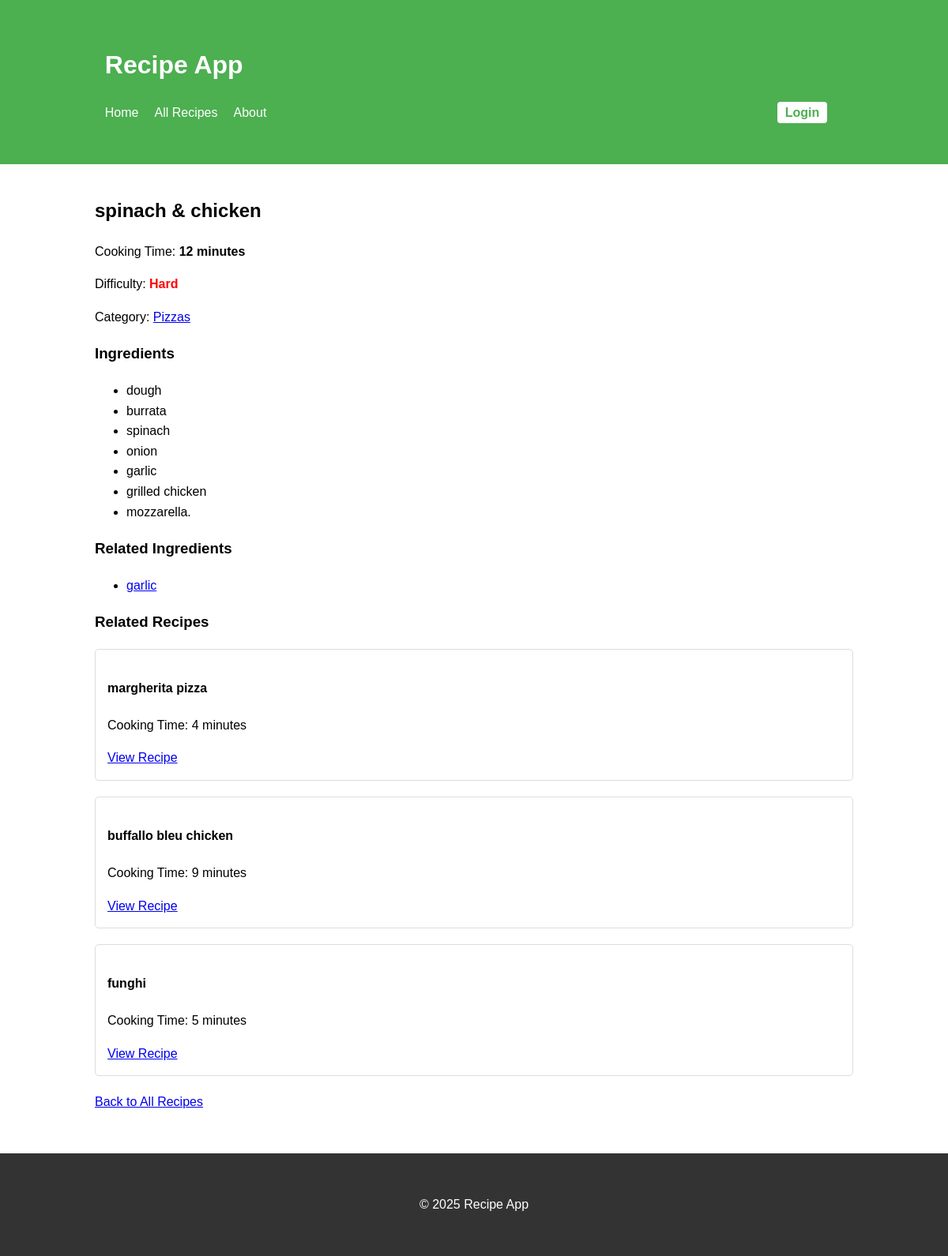
The page /recipes/2/ on the database its author committed.
### recipes/models.py (models this page shows, shortened)
class Recipe(models.Model):
    name = models.CharField(max_length=100)
    cooking_time = models.IntegerField()
    ingredients = models.TextField()  # basic compatibility
    category = models.ForeignKey('categories.Category',
                               on_delete=models.SET_NULL,
                               null=True, blank=True,
                               related_name='recipes')
    ingredient_list = models.ManyToManyField('ingredients.Ingredient',
                                           blank=True,
                                           related_name='used_in')
    def get_ingredients_list(self):
        return self.ingredients.split(',') if self.ingredients else [] #we use this to get the list of ingredients via split because the ingredients are stored as a string in the database
    def calculate_difficulty(self):
        cooking_time = self.cooking_time
        num_ingredients = len(self.get_ingredients_list())
        TIME_THRESHOLD = 10
        INGREDIENT_THRESHOLD = 3
        if cooking_time < TIME_THRESHOLD:
            if num_ingredients < INGREDIENT_THRESHOLD:
                return "Easy"
            else:
                return "Medium"
        else:
            if num_ingredients >= INGREDIENT_THRESHOLD:
                return "Hard"
            else:
                return "Intermediate"

### categories/models.py (models this page shows, shortened)
class Category(models.Model):
    name = models.CharField(max_length=100)
    description = models.TextField(blank=True, null=True)
    class Meta:
        ordering = ['name']
        verbose_name = 'category'
        verbose_name_plural = 'categories'

### ingredients/models.py (models this page shows, shortened)
class Ingredient(models.Model):
    name = models.CharField(max_length=100, unique=True)
    notes = models.TextField(blank=True, null=True)
    class Meta:
        ordering = ['name']
        verbose_name = 'ingredient'
        verbose_name_plural = 'ingredients'

### recipes/views.py (the view)
# urls.py: path('recipes/<int:pk>/', views.RecipeDetailView.as_view(), name='recipe-detail'),
class RecipeDetailView(DetailView):
    model = Recipe
    template_name = 'recipes/recipe_detail.html'
    context_object_name = 'recipe'
    def get_context_data(self, **kwargs):
        context = super().get_context_data(**kwargs)
        recipe = self.get_object()
        context['ingredients_list'] = recipe.get_ingredients_list()
        context['difficulty'] = recipe.calculate_difficulty()
        context['related_recipes'] = Recipe.objects.filter(
            category=recipe.category
        ).exclude(id=recipe.id)[:3]  # 3 related recipes
        return context

### recipes/templates/recipes/recipe_detail.html (shortened to what this page needs)
<!DOCTYPE html>
{% extends 'recipes/base.html' %}
{% block content %}
    <div class="recipe-detail">
        <h2>{{ recipe.name }}</h2>
        <div class="recipe-meta">
            <p>Cooking Time: <strong>{{ recipe.cooking_time }} minutes</strong></p>
            <p>Difficulty: <strong class="difficulty-{{ difficulty|lower }}">{{ difficulty }}</strong></p>
            {% if recipe.category %}
                <p>Category: <a href="{% url 'category-detail' recipe.category.id %}">{{ recipe.category.name }}</a></p>
            {% endif %}
        </div>
        <div class="recipe-ingredients">
            <h3>Ingredients</h3>
            <ul>
                {% for ingredient in ingredients_list %}
                    <li>{{ ingredient }}</li>
                {% endfor %}
            </ul>
        </div>
        <div class="recipe-related-ingredients">
            <h3>Related Ingredients</h3>
            {% if recipe.ingredient_list.all %}
                <ul>
                    {% for ingredient in recipe.ingredient_list.all %}
                        <li>
                            <a href="{% url 'ingredient-detail' ingredient.id %}">{{ ingredient.name }}</a>
                        </li>
                    {% endfor %}
                </ul>
            {% else %}
                <p>No related ingredients.</p>
            {% endif %}
        </div>
        {% if related_recipes %}
            <div class="related-recipes">
                <h3>Related Recipes</h3>
                <div class="recipes-list">
                    {% for related in related_recipes %}
                        <div class="recipe-card">
                            <h4>{{ related.name }}</h4>
                            <p>Cooking Time: {{ related.cooking_time }} minutes</p>
                            <a href="{% url 'recipe-detail' related.id %}">View Recipe</a>
                        </div>
                    {% endfor %}
                </div>
            </div>
        {% endif %}
        <a href="{% url 'recipe-list' %}" class="back-link">Back to All Recipes</a>
    </div>
{% endblock %}

### recipes/templates/recipes/base.html (style rules this page uses)
body { font-family: Arial, sans-serif; line-height: 1.6; margin: 0; padding: 0; background-color: linear-gradient(to right, #6994be, #cccccc); }
.recipe-card { border: 1px solid #ddd; border-radius: 5px; padding: 15px; margin-bottom: 20px; }
.difficulty-hard { color: red; }

### rows shown on the page
Recipe: name "spinach & chicken", cooking_time "12", category.name "Pizzas"
Ingredient: name "garlic"
Recipe: name "margherita pizza", cooking_time "4"
Recipe: name "buffallo bleu chicken", cooking_time "9"
Recipe: name "funghi", cooking_time "5"

### other values the page prints
{{ difficulty }} "Hard"
{{ ingredient }} "dough" "burrata" "spinach" "onion" "garlic" "grilled chicken" "mozzarella."
